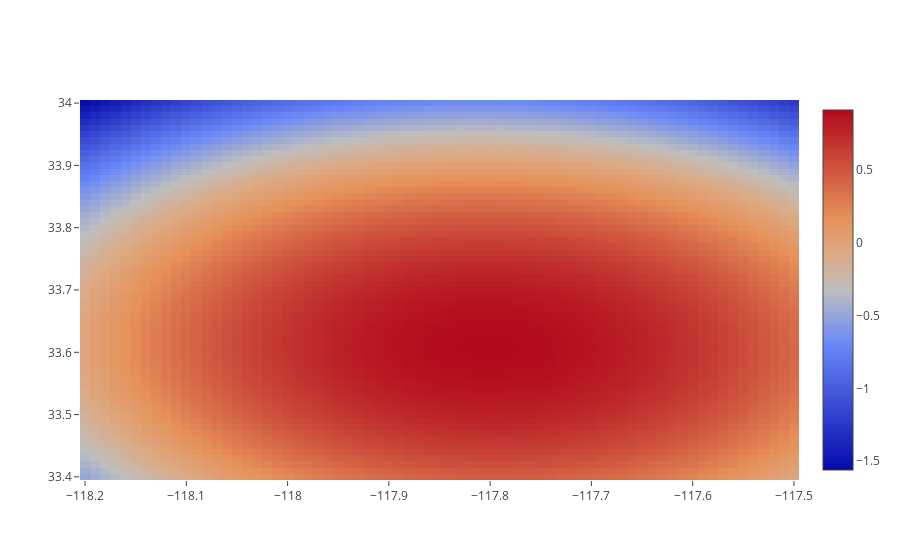

Notebook code for this chart:
### Markdown cell above
## Test on fewer points

### Code cell
df_test = data.values[:6,]
KM_TO_LON = 0.010615
KM_TO_LAT = 0.008989

# learn bw
bw_test = kde_2d._learn_nearest_neighbors_bandwidth(
    df_test[:, 1:3], k=3, lon_to_km=KM_TO_LON, lat_to_km=KM_TO_LAT, min_bw=0.001
)

# create kde object
test = np.append(df_test, np.reshape(bw_test, (len(df_test), 1)), 1)
test = np.append(test, np.ones((len(df_test), 1)), 1)
kde_test = kde_2d.KDE(test)

# evaluate kde over grid
delta = 0.01
x = np.arange(-118.2, -117.5, delta)  # longitude
y = np.arange(33.4, 34, delta)  # latitude
X, Y = np.meshgrid(x, y)
pts = np.vstack([X.ravel(), Y.ravel()]).T
z = np.apply_along_axis(kde_test.log_pdf, 1, pts)

out = pd.DataFrame({'lon': pts[:,0], 'lat': pts[:,1], 'lpdf': z})

# create the contour plot
heat = [
    go.Heatmap(
        z = out.lpdf,
        x = out.lon,
        y = out.lat,
        colorscale=[
            [1.0, 'rgb(165,0,38)'], 
            [0.8888888888888888, 'rgb(215,48,39)'], 
            [0.7777777777777778, 'rgb(244,109,67)'], 
            [0.6666666666666666, 'rgb(253,174,97)'], 
            [0.5555555555555556, 'rgb(254,224,144)'], 
            [0.4444444444444444, 'rgb(224,243,248)'], 
            [0.3333333333333333, 'rgb(171,217,233)'], 
            [0.2222222222222222, 'rgb(116,173,209)'], 
            [0.1111111111111111, 'rgb(69,117,180)'], 
            [0.0, 'rgb(49,54,149)']
        ]
    )
]

layout = go.Layout()
fig = go.Figure(data=heat, layout=layout)
iplot(fig, show_link=False)

### Figure 1 — Plotly figure (JSON) as saved in the notebook; plotly's stock layout.template omitted (floating-point values rounded to 4 significant figures; data arrays with more than 128 entries replaced by an {"elided": "..."} marker saying what was removed)
{"data": [{"colorscale": [[1, "rgb(165,0,38)"], [0.8889, "rgb(215,48,39)"], [0.7778, "rgb(244,109,67)"], [0.6667, "rgb(253,174,97)"], [0.5556, "rgb(254,224,144)"], [0.4444, "rgb(224,243,248)"], [0.3333, "rgb(171,217,233)"], [0.2222, "rgb(116,173,209)"], [0.1111, "rgb(69,117,180)"], [0, "rgb(49,54,149)"]], "type": "heatmap", "uid": "56a73145-d017-46eb-86ca-23643b65765e", "x": {"elided": "4331 float values"}, "y": {"elided": "4331 float values"}, "z": {"elided": "4331 float values"}}], "layout": {}}
